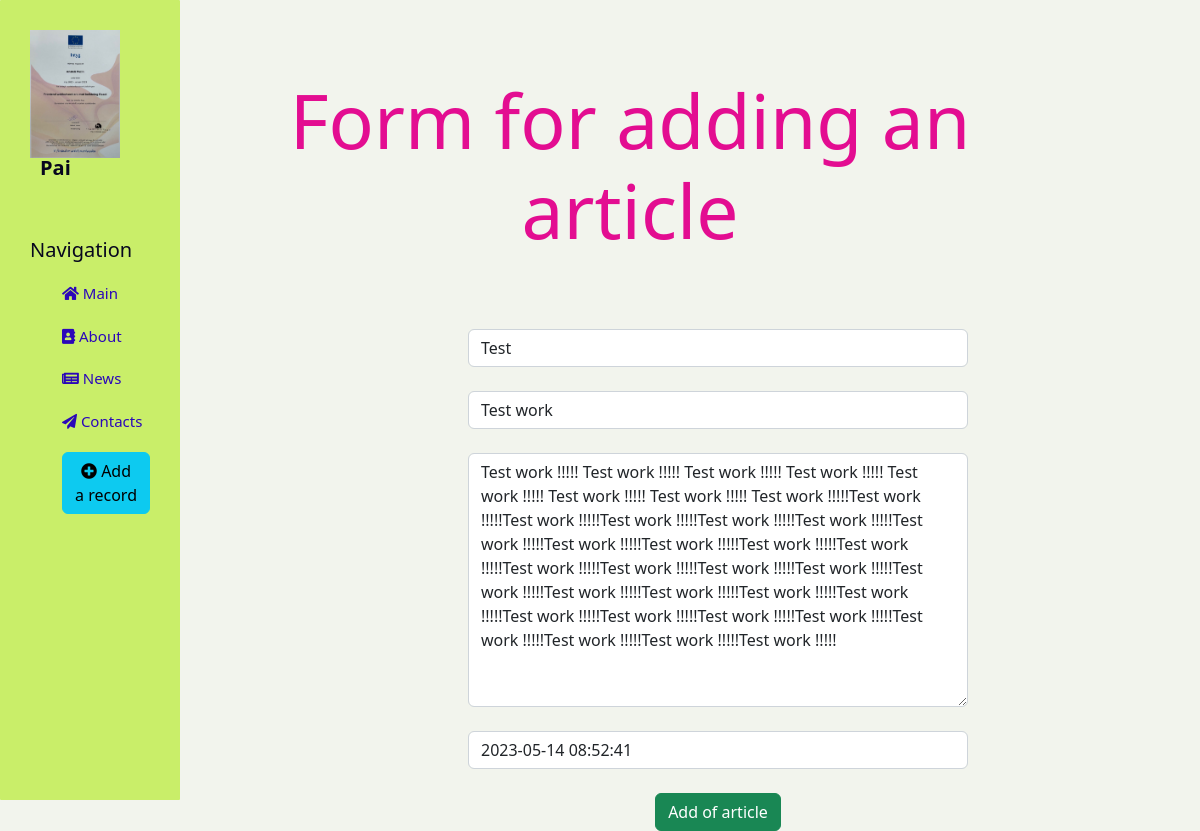
/news/1/update, run on the app's committed database.
### news/models.py (models this page shows, shortened)
class Articles(models.Model):
    title = models.CharField('Name', max_length=50)
    anons = models.CharField('Anons', max_length=250)
    full_text = models.TextField('Article')
    date = models.DateTimeField('Publication date')
    class Meta:
        verbose_name = 'New'
        verbose_name_plural = 'News'

### news/views.py (the view)
# urls.py: path('<int:pk>/update', views.NewsUpdateView.as_view(), name='news-update'),
class NewsUpdateView(UpdateView) :
    model = Articles
    template_name = 'news/create.html'
    form_class = ArticlesForm

### news/form.py
class ArticlesForm(ModelForm) :
    class Meta :
        model = Articles
        fields = ['title', 'anons', 'full_text', 'date']
        widgets = {
            'title' : TextInput(attrs={
                'class':"form-control",
                'placeholder':"Name of article"
            }),
            'anons' : TextInput(attrs={
                'class':"form-control",
                'placeholder':"Anons of article"
            }),
            'full_text' : Textarea(attrs={
                'class':"form-control",
                'placeholder':"Text of article"
            }),
            'date' : DateTimeInput(attrs={
                'class':"form-control",
                'placeholder':  "Date of article",
            }),
        }

### news/templates/news/create.html (shortened to what this page needs)
{% extends 'main/layout.html' %}
{% block content %}
<div class="features">
    <h1> Form for adding an article</h1>
        <form method="post">
            {% csrf_token %}<br>
            {{ form.title}}<br>
            {{ form.anons}}<br>
            {{ form.full_text}}<br>
            {{ form.date}}<br>
            <button class="btn btn-success" type="submit"> Add of article </button>
        </form>
</div>
{% endblock %}

### main/static/main/css/main.css (style rules this page uses)
body { background: #f2f4ed; }
main .features { float: left; color: rgb(228, 11, 145); margin-top: 75px; text-align: center; width: 75%; }
main .features h1 { color: rgb(227, 13, 145); font-size: 75px; }
form { margin-left: 32%; width: 500px; margin-top: 50px; }

### data on the page
Articles: title "Test", anons "Test work", full_text "Test work !!!!! Test work !!!!! Test work !!!!! Test work !!!!! Test work !!!!! Test work !!!!! Test work !!!!! Test work !!!!!Test work !!!!!Test work !!!!!Test work !!!!!Test work !!!!!Test work !!!!!Test work !!!!!Test work !!!!!Test work !!!!!Test work !!!!!Test work !!!!!Test work !!!!!Test work !!!!!Test work !!!!!Test work !!!!!Test work !!!!!Test work !!!!!Test work !!!!!Test work !!!!!Test work !!!!!Test work !!!!!Test work !!!!!Test work !!!!!Test work !!!!!Test work !!!!!Test work !!!!!Test work !!!!!Test work !!!!!", date "2023-05-14 08:52:41"
